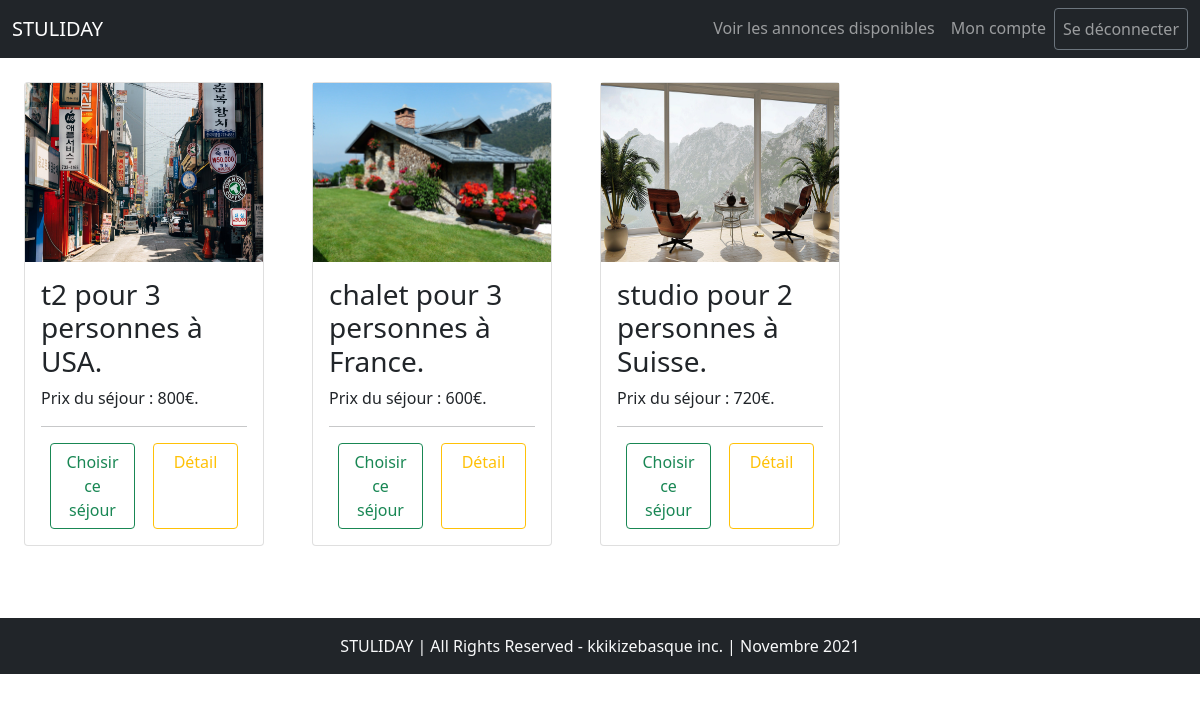
The app's page /auth-annonces.php (signed in) with its own data.
### tables this page shows
CREATE TABLE `location` (
  `location_id` int(11) NOT NULL,
  `type` varchar(255) NOT NULL,
  `capacity` int(11) NOT NULL,
  `location_adress` varchar(255) DEFAULT NULL,
  `country` varchar(255) NOT NULL,
  `description` text DEFAULT NULL,
  `price` float NOT NULL,
  `image` varchar(512) DEFAULT NULL,
  `date_start` date NOT NULL,
  `date_end` date NOT NULL,
  `auth-id` int(11) NOT NULL
);

### includes/config.php (called while the page is built, shortened)
<?php
if (empty($_SESSION)) {
    if (isset($auth)) {
        header('Location:sign-in.php?auth');
        exit();
    }
    $user = null;
} else {
    $user = $_SESSION['user'];
}

### auth-annonces.php (the view, shortened to what this page needs)
<?php
$auth = true;
require 'includes/config.php';
require 'includes/connect.php';
include_once '_navbar.php';
$annonces = $connexion->query("SELECT location.*,user.username FROM `location` INNER JOIN user on `auth-id` = user.id WHERE user.id = {$_SESSION['id']}");
?>
<div class="d-flex">
<?php
foreach($annonces as $annonce){
?>
<div class="card m-4" style="width:20%">
    <img src="<?php echo $annonce['image']; ?>" alt="<?php echo $annonce['type']; ?>" class="d-block w-100 img-fluid" style="oject-fit:cover; height:50%;">
    <div class="card-body">
        <h3 class="card-title"><?php echo $annonce['type'];?> pour <?php echo $annonce['capacity']; ?> personnes à <?php echo $annonce['country']?>.</h3>
        <p>Prix du séjour : <?php echo $annonce['price']; ?>€.</p>
        <hr>
        <div class="d-flex justify-content-around">
        <a href="#" class="btn btn-outline-success col-5">Choisir ce séjour</a>
        <a href="detail.php?id=<?php echo $annonce['location_id']; ?>" class="btn btn-outline-warning col-5">Détail</a>
        </div>
    </div>
</div>
<?php
}
?>
</div>
<?php
include_once "_footer.php";
?>

### _navbar.php (shortened to what this page needs)
<!DOCTYPE html>
<html lang="en">
<head>
    <?php
    include_once "_bootstrap.php"?>
</head>
<body>
<nav class="navbar navbar-expand-lg navbar-dark bg-dark ">
  <div class="container-fluid ">
    <a class="navbar-brand" href="#">STULIDAY</a>
    <div class="collapse navbar-collapse" id="navbarSupportedContent">
      <ul class="navbar-nav ms-auto mb-2 mb-lg-0">
          <li class="nav-item">
             <a class="nav-link" href="annonces.php">Voir les annonces disponibles</a>
          </li>
        <?php
        if ($user){
        ?>
          <li class="nav-item">
            <a class="nav-link" href="profil.php">Mon compte</a>
          </li>
          <li class="nav-item">
            <a class="nav-link btn btn-outline-secondary" href="?logout" >Se déconnecter</a>
          </li>
        <?php
        }
        ?>
      </ul>
    </div>
  </div>
</nav>
</body>
</html>

### _bootstrap.php (shortened to what this page needs)
<link href="https://cdn.jsdelivr.net/npm/bootstrap@5.1.3/dist/css/bootstrap.min.css" rel="stylesheet">

### _footer.php
<footer class="mt-5 bg-dark text-light pt-3">
    <div class="container">
        <div class="row">
            <div class="col-md-12 text-center">
                <p>STULIDAY | All Rights Reserved - kkikizebasque inc. | Novembre 2021</p>
            </div>
        </div>
    </div>
</footer>

### records on screen
location: image (picture), type "t2", capacity "3", country "USA", price "800"
location: image (picture), type "chalet", capacity "3", country "France", price "600"
location: image (picture), type "studio", capacity "2", country "Suisse", price "720"
